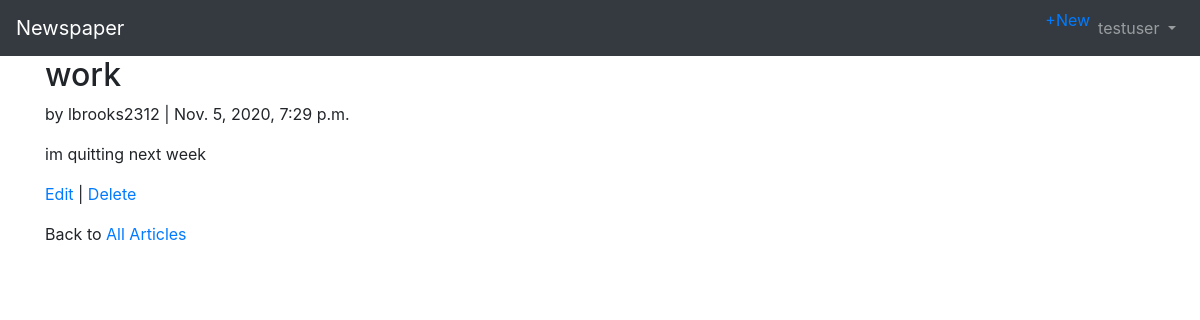
The page /articles/2/ (signed in) on the database its author committed.
### accounts/models.py (models this page shows)
class CustomUser(AbstractUser):
    age = models.PositiveIntegerField(null=True, blank=True)

### articles/models.py (models this page shows, shortened)
class Article(models.Model):
    title = models.CharField(max_length=255)
    body = models.TextField()
    date = models.DateTimeField(auto_now_add=True)
    author = models.ForeignKey(
        get_user_model(),
        on_delete=models.CASCADE,
    )

### articles/views.py (the view)
# urls.py: path('<int:pk>/', ArticleDetailView.as_view(), name='article_detail'),
class ArticleDetailView(LoginRequiredMixin, DetailView):
    model = Article
    template_name = 'article_detail.html'

### templates/article_detail.html
{% extends 'base.html' %}
{% block content %}
    <div class="article-entry">
        <h2>{{ object.title }}</h2>
        <p>by {{ object.author }} | {{ object.date }}</p>
        <p>{{ object.body }}</p>
    </div>
    <p><a href="{% url 'article_edit' article.pk%}">Edit</a> | <a href="{% url 'article_delete' article.pk %}">Delete</a></p>
    <p>Back to <a href="{% url 'article_list' %}">All Articles</a></p>
{% endblock content %}

### templates/base.html (shortened to what this page needs)
{% load static %}
<!DOCTYPE html>
<html>
<head>
    <link rel="stylesheet" href="https://cdn.jsdelivr.net/npm/bootstrap@4.5.3/dist/css/bootstrap.min.css">
</head>
<body>
    <nav class="navbar navbar-expand-lg navbar-dark bg-dark">
        <a class="navbar-brand" href="{% url 'home' %}">Newspaper</a>
        <div class="collapse navbar-collapse" id=navbarSupportedContent>
            {% if user.is_authenticated %}
                <ul class="navbar-nav ml-auto">
                    <li class ="nav-item">
                        <a href="{% url 'article_new' %}">+New</a>
                    </li>
                    <li class="nav-item">
                        <a class="nav-link dropdown-toggle" href="#"
                        id="navbarDropdown" role="button" data-toggle="dropdown"
                        aria-haspopup="true" aria-expanded="false">
                            {{ user.username }}
                        </a>
                    </li>
                </ul>
            {% else %}
                <form class="form-inline ml-auto">
                    <a href="{% url 'login' %}" class="btn btn-outline-secondary">Log In</a>
                    <a href="{% url 'signup' %}" class="btn btn-primary ml-2">Sign up</a>
                </form>
            {% endif %}
        </div>
    </nav>
    <main>
        <div class="container">
            {% block content %}
            {% endblock content %}
        </div>
    </main>
</body>
</html>

### rows shown on the page
CustomUser: username "testuser"
Article: title "work", author "lbrooks2312", date "Nov. 5, 2020, 7:29 p.m.", body "im quitting next week"
